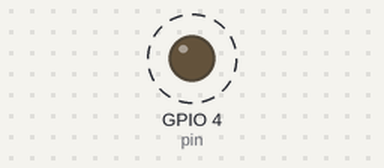
The program below on a simulated Raspberry Pi (BCM pin numbers). Parts: output pins drawn as LEDs (lit = HIGH). Dashed ring = blinking.

Above: at 0.2 s.
Timing chart, 0 to 3.0 s (numbered marks = the images above):
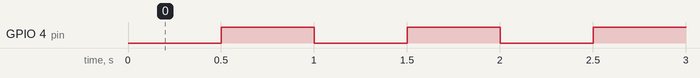

Measured:
- by itself, GPIO 4 (pin): alternates HIGH for 0.50 s and LOW for 0.50 s

The program:

gpio_test.py
```python
import RPi.GPIO as GPIO
import time

def main():
    pin = 4
    # GPIO setup
    GPIO.setmode(GPIO.BCM)
    GPIO.setwarnings(False)
    GPIO.setup(pin, GPIO.OUT)

    while True:
        GPIO.output(pin, GPIO.LOW)
        time.sleep(0.5)
        GPIO.output(pin, GPIO.HIGH)
        time.sleep(0.5)

if __name__ == "__main__":
    main()
```
